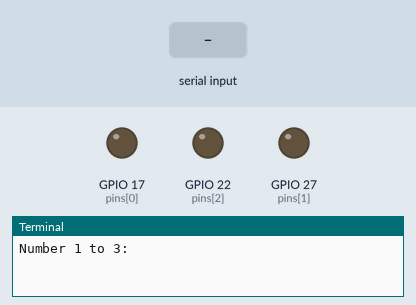
Recording of a program running on a simulated Raspberry Pi (BCM pin numbers). Parts: output pins drawn as LEDs (lit = HIGH), the last lines printed to the terminal. The inputs (shaded band) are chosen by the test bench.

Above: at 1.2 s.
1.3 s: "3" typed at the terminal, then Enter
At 2.5 s:
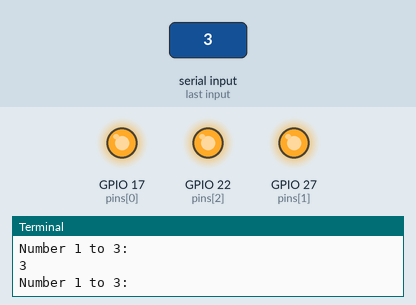
2.8 s: "1" typed at the terminal, then Enter
At 3.6 s:
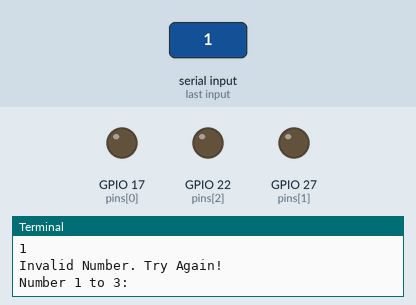
Timing chart, 0 to 5.8 s (numbered marks = the images above; inputs shaded):
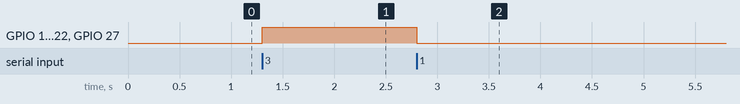

The program:

led_blink_with_input.py
```python
import RPi.GPIO as GPIO
GPIO.setmode(GPIO.BCM)

pins = [17,27,22]

for pin in pins:
    GPIO.setup(pin,GPIO.OUT)

while True:
    number = int(input('Number 1 to 3:'))
    if number == 1:
        GPIO.output(pins[0],1)
        GPIO.output(pins[1],0)
        GPIO.output(pins[2],0)
    if number == 2:
        GPIO.output(pins[0],1)
        GPIO.output(pins[1],1)
        GPIO.output(pins[2],0)
    if number == 3:
        GPIO.output(pins[0],1)
        GPIO.output(pins[1],1)
        GPIO.output(pins[2],1)
    else:
        print('Invalid Number. Try Again!')
        GPIO.output(pins[0],0)
        GPIO.output(pins[1],0)
        GPIO.output(pins[2],0)
```

Measured:
- after the input at 1.3 s, GPIO 17 (pins[0]), GPIO 22 (pins[2]), GPIO 27 (pins[1]): LOW → HIGH at once
- after the input at 2.8 s, GPIO 17 (pins[0]), GPIO 22 (pins[2]), GPIO 27 (pins[1]): HIGH → LOW at once
